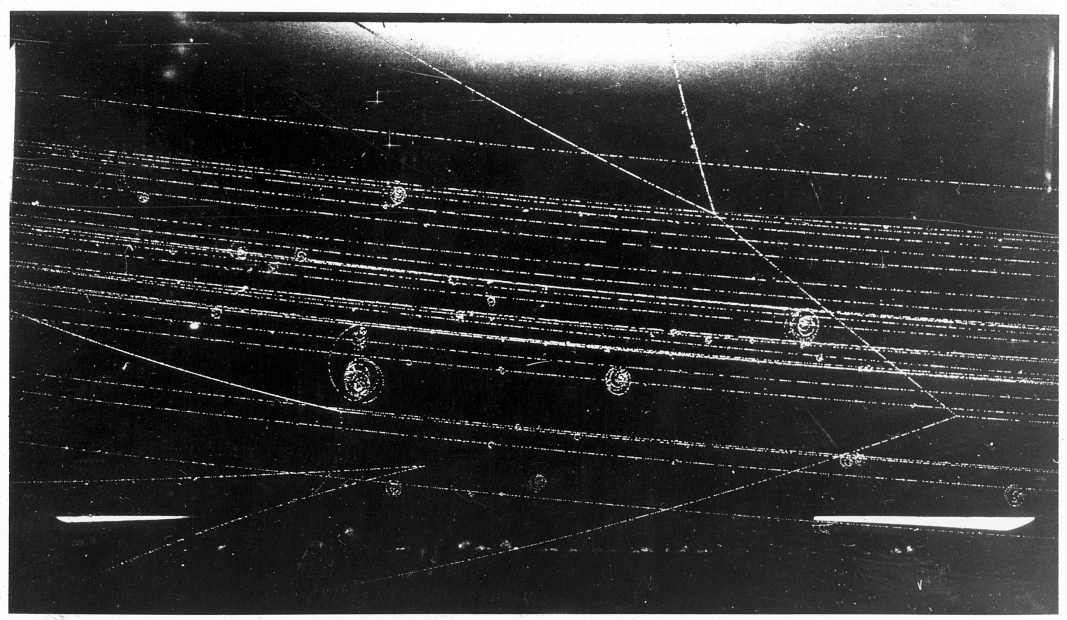
#> input picture tools/source/hd-25.jpg, 3200 x 1860 px (shown at 1/3 size)
$ python tracks.py
#> lines starting #> are read from the running program, lines starting #| are printed output that depends on the picture
#!/usr/bin/env python3
"""Make the tracks draft's image: image 25 in the image gallery, "HD.6D.680" (bubble-chamber tracks),
from the U.S. Department of Energy (public domain), via Wikimedia Commons.

    python3 tools/tracks.py

The white paper border, the dark lip of the frame along the top and the white flecks at the right edge
are cropped away. Its uneven exposure (darker on the left, greyer on the right) is evened out. The outer strip on every side is then eased toward the photograph's own dark tone
(estimated from a band just inside each edge, so nothing flat is painted in), so the image doesn't end in
a hard, uneven line at the edge of the window. Enlarged a little and lightly sharpened.
    static/images/tracks-25.jpg
Needs Pillow and numpy. The source is downloaded into tools/source/ (not published).
"""
import urllib.request
from pathlib import Path

import numpy as np
from PIL import Image, ImageFilter

ROOT = Path(__file__).resolve().parent.parent
SOURCE_URL = "https://upload.wikimedia.org/wikipedia/commons/c/c6/HD.6D.680_%2812000818023%29.jpg"
SOURCE = ROOT / "tools" / "source" / "hd-25.jpg"
CROP = (64, 74, 3092, 1826)   # inside the border, below the frame's lip, short of the flecks on the right
FEATHER = 0.045               # the share of each side that is eased

if not SOURCE.exists():
    SOURCE.parent.mkdir(parents=True, exist_ok=True)
    req = urllib.request.Request(SOURCE_URL, headers={"User-Agent": "nonpluscollective (https://nonplusmagazine.com)"})
    SOURCE.write_bytes(urllib.request.urlopen(req, timeout=120).read())

im = Image.open(SOURCE).convert("L").crop(CROP)
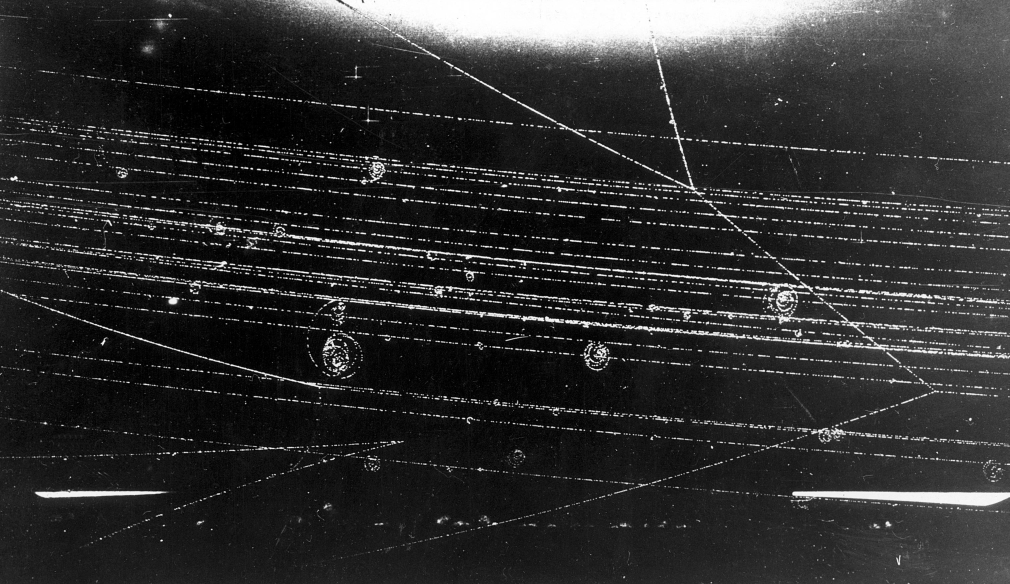
#> im: PIL image 3028x1752 L (shown at 1/3 size); min 0, max 255, mean 46.2
a = np.asarray(im).astype(np.float32)
H, W = a.shape
#> H = 1752; W = 3028

# the photograph was exposed unevenly: its background runs from near black on the left to dark grey on
# the right. Measure the background across (the median of each column, over the middle of the height, so
# neither the tracks nor the glow at the top count), smooth it, and take the difference away from the
# dark parts only, so the background is one tone across and the white tracks stay as bright as they were
band = a[int(H * .15):int(H * .85)]
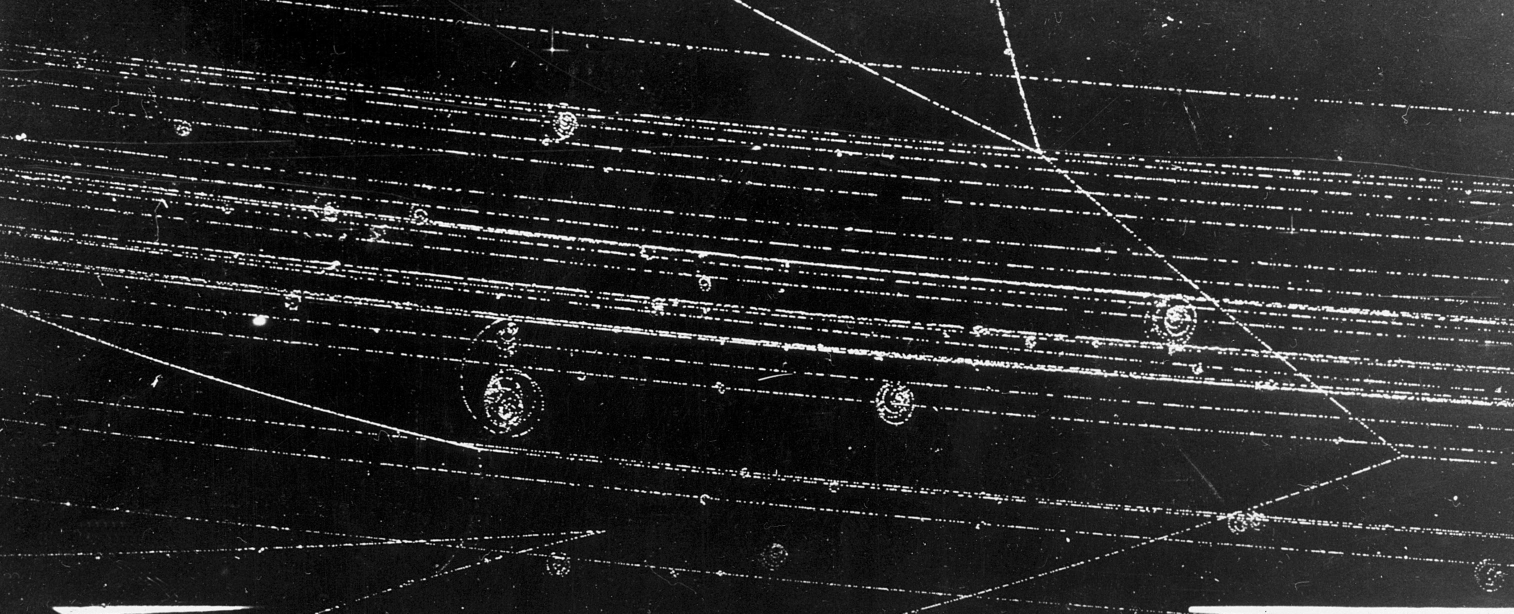
#> band: shape (1227, 3028) float32 (shown at 1/2 size); min 0, max 255, mean 37.2
level = np.median(band, axis=0)
#> level = 3028 values, max 66 at index 3012, min 7 at index 646, mean 24.32
level = np.convolve(np.pad(level, 150, mode="edge"), np.ones(301) / 301, mode="valid")
#> level = 3028 values, max 63.5 at index 3027, min 8.39 at index 761, mean 24.42
a = np.clip(a - (level - level.min())[None, :] * (1 - a / 255), 0, 255)
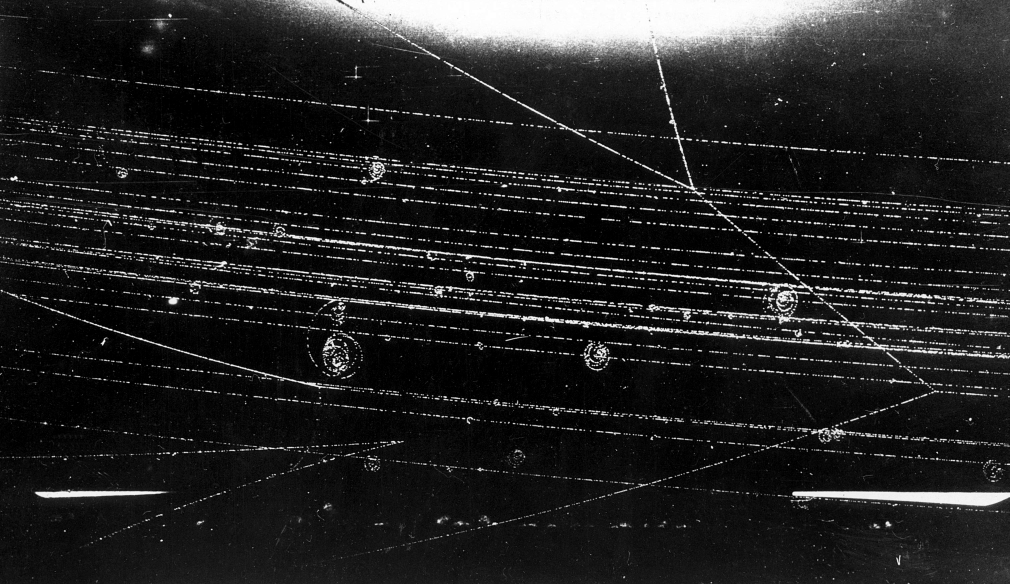
#> a: shape (1752, 3028) float64 (shown at 1/3 size); min 0, max 255, mean 34.2
im = Image.fromarray(a.astype(np.uint8))

# a very blurred copy is the "own tone" each edge eases toward: it keeps the glow at the top and the
# darker and lighter stretches of each side, just without the fine tracks and the ragged edge
soft = np.asarray(im.filter(ImageFilter.GaussianBlur(min(W, H) * 0.06))).astype(np.float32)
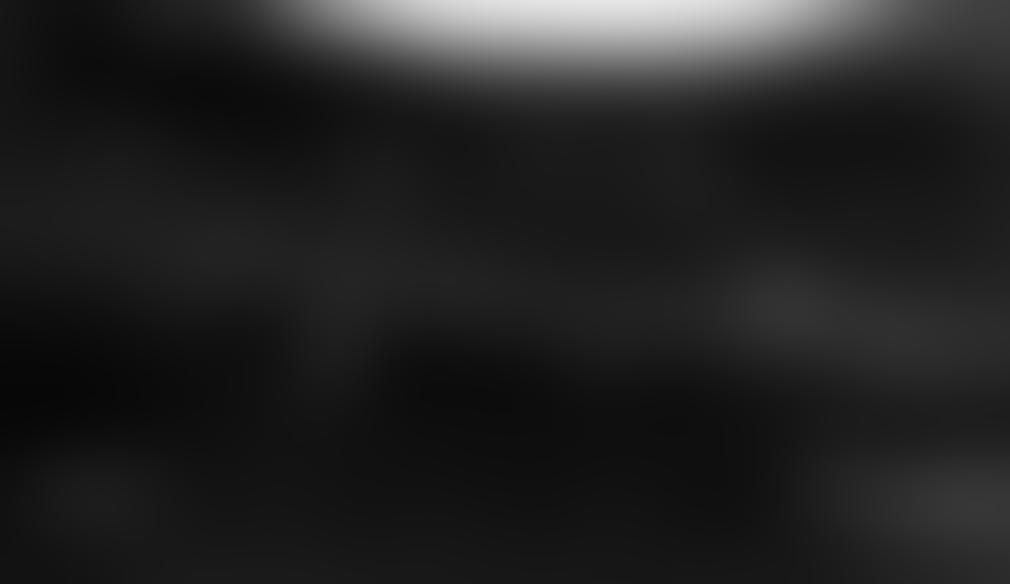
#> soft: shape (1752, 3028) float32 (shown at 1/3 size); min 7, max 230, mean 34.4
f = int(min(W, H) * FEATHER)
#> f = 78
yy, xx = np.mgrid[0:H, 0:W]
d = np.minimum.reduce([xx, W - 1 - xx, yy, H - 1 - yy]).astype(np.float32)     # distance to the nearest edge
t = np.clip(d / f, 0, 1)
w = t * t * (3 - 2 * t)                                                           # smooth ramp, 0 at the edge
out = a * w + np.minimum(a, soft) * (1 - w)                                       # tracks fade out, never brighten
img = Image.fromarray(np.clip(out, 0, 255).astype(np.uint8))

img = img.filter(ImageFilter.GaussianBlur(0.4))
k = 3840 / img.width
#> k = 1.27
img = img.resize((3840, round(img.height * k)), Image.LANCZOS).filter(ImageFilter.UnsharpMask(radius=3, percent=100, threshold=2))
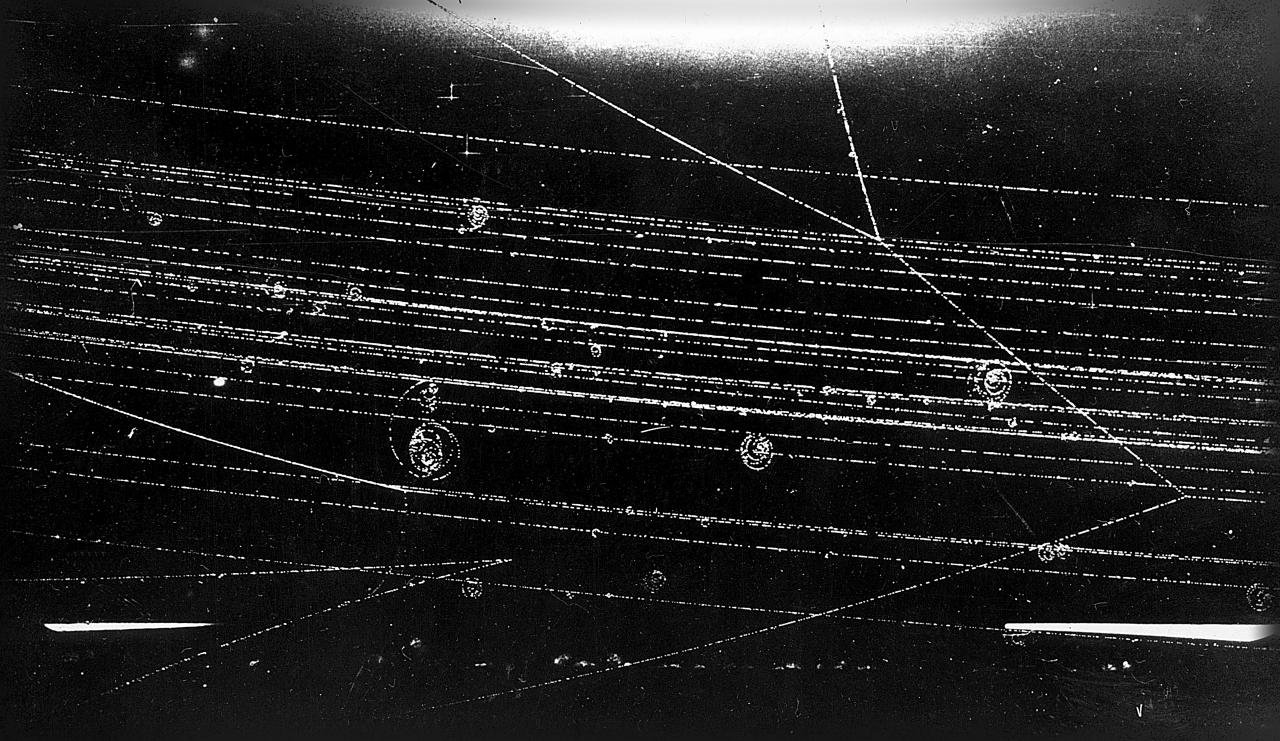
#> img: PIL image 3840x2222 L (shown at 1/3 size); min 0, max 255, mean 33.4
dest = ROOT / "static" / "images" / "tracks-25.jpg"
img.save(dest, "JPEG", quality=82, optimize=True, progressive=True)
#> (the run stopped early here; a loop or call above may not have finished)

$ run again, with tools/source/bubble-23.jpg copied over tools/source/hd-25.jpg
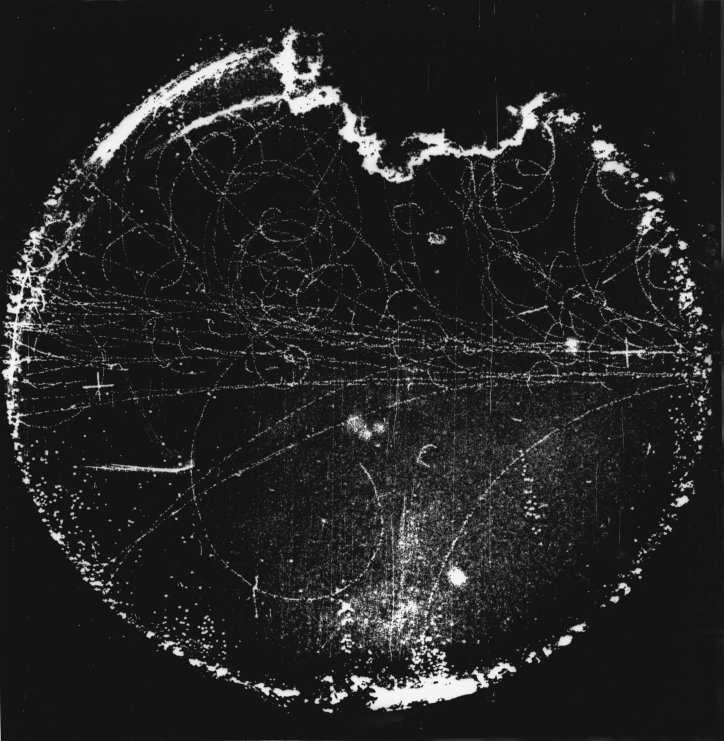
#> input picture tools/source/bubble-23.jpg, 2170 x 2222 px (shown at 1/3 size)
#> `band = a[int(H * .15):int(H * .85)]`:
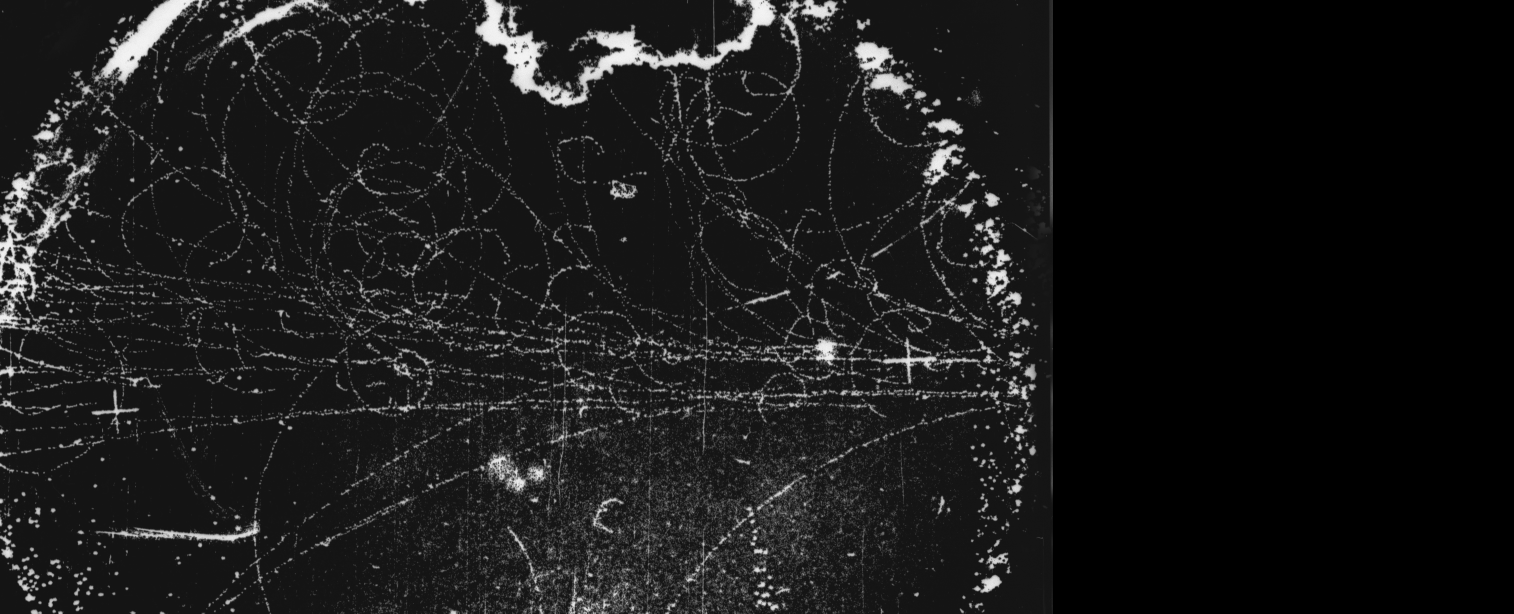
#> band: shape (1227, 3028) float32 (shown at 1/2 size); min 0, max 247, mean 25.6
#> `level = np.median(band, axis=0)`: level = 3028 values, max 46 at index 2103, min 0 at index 2106, mean 14.55
#> `level = np.convolve(np.pad(level, 150, mode="edge"), np.ones(301) / 30..`: level = 3028 values, max 21.47 at index 1514, min 0 at index 2256, mean 14.55
#> `img = img.resize((3840, round(img.height * k)), Image.LANCZOS).filter(..`:
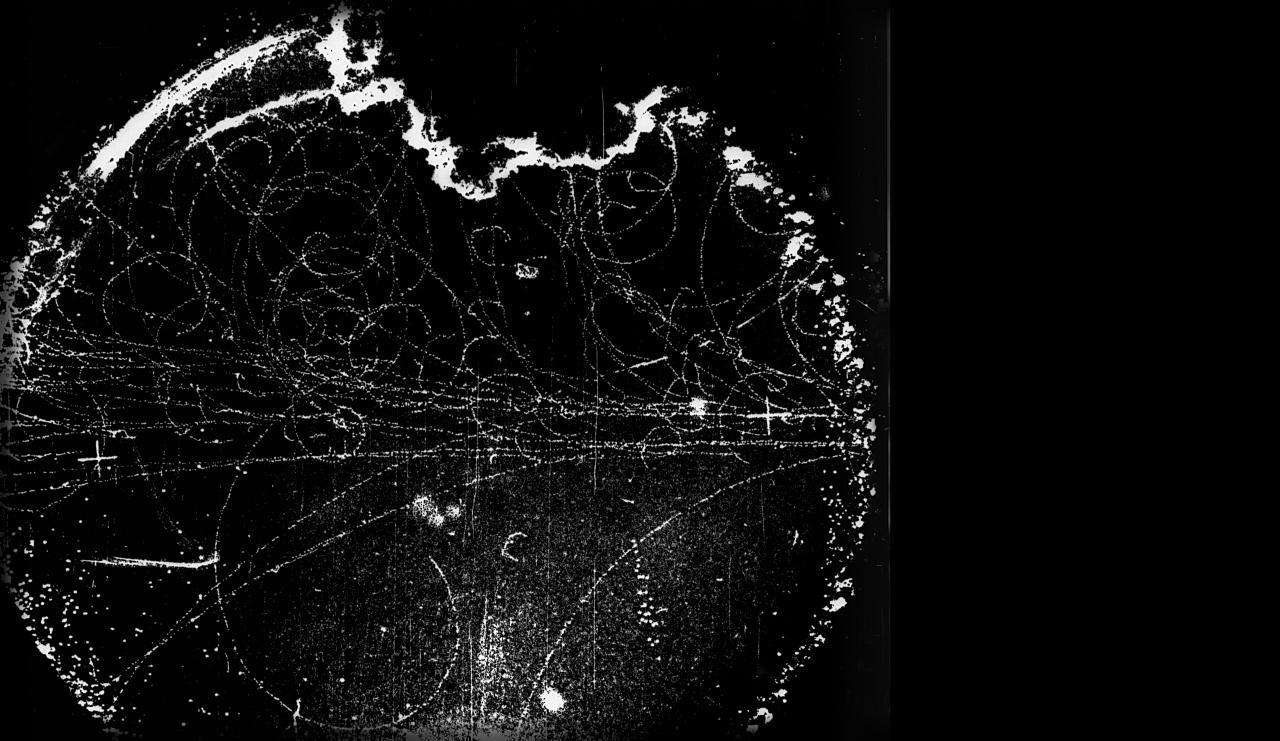
#> img: PIL image 3840x2222 L (shown at 1/3 size); min 0, max 255, mean 14.4
